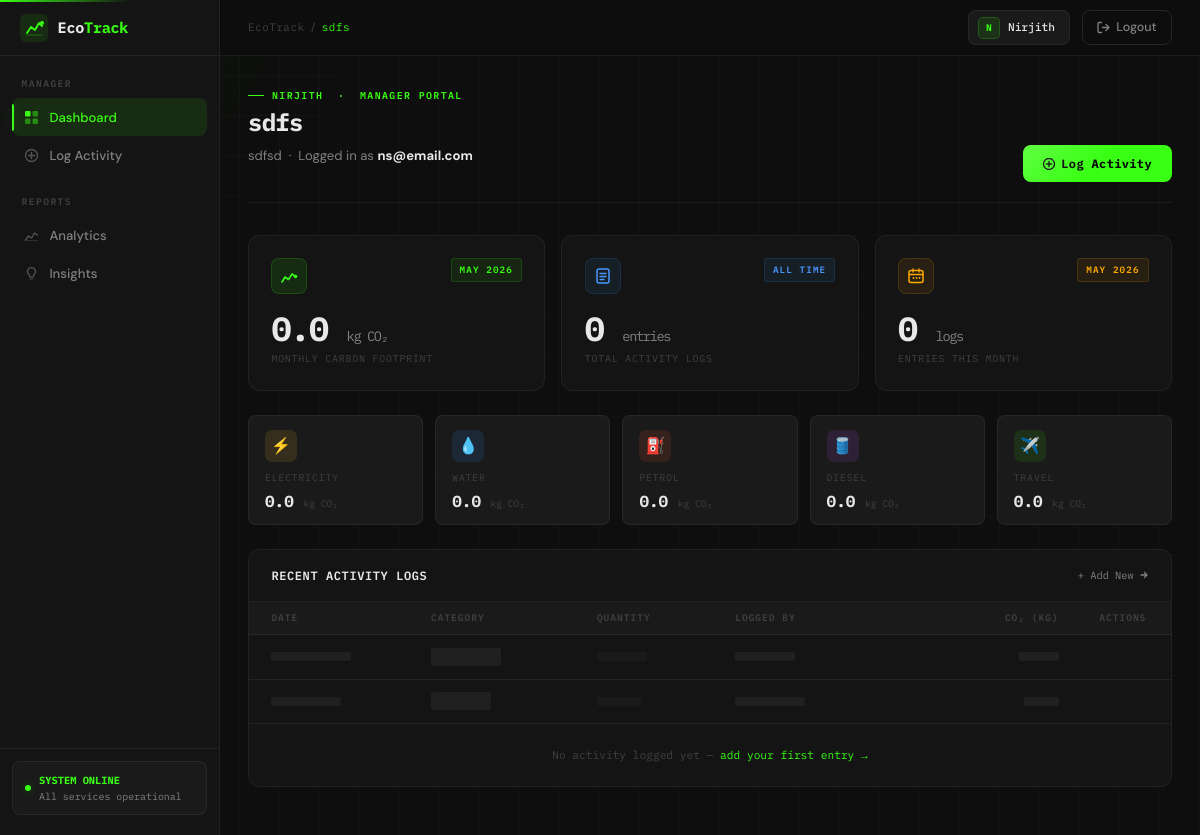
/manager/dashboard/ (signed in), run on an earlier commit of the app's database.
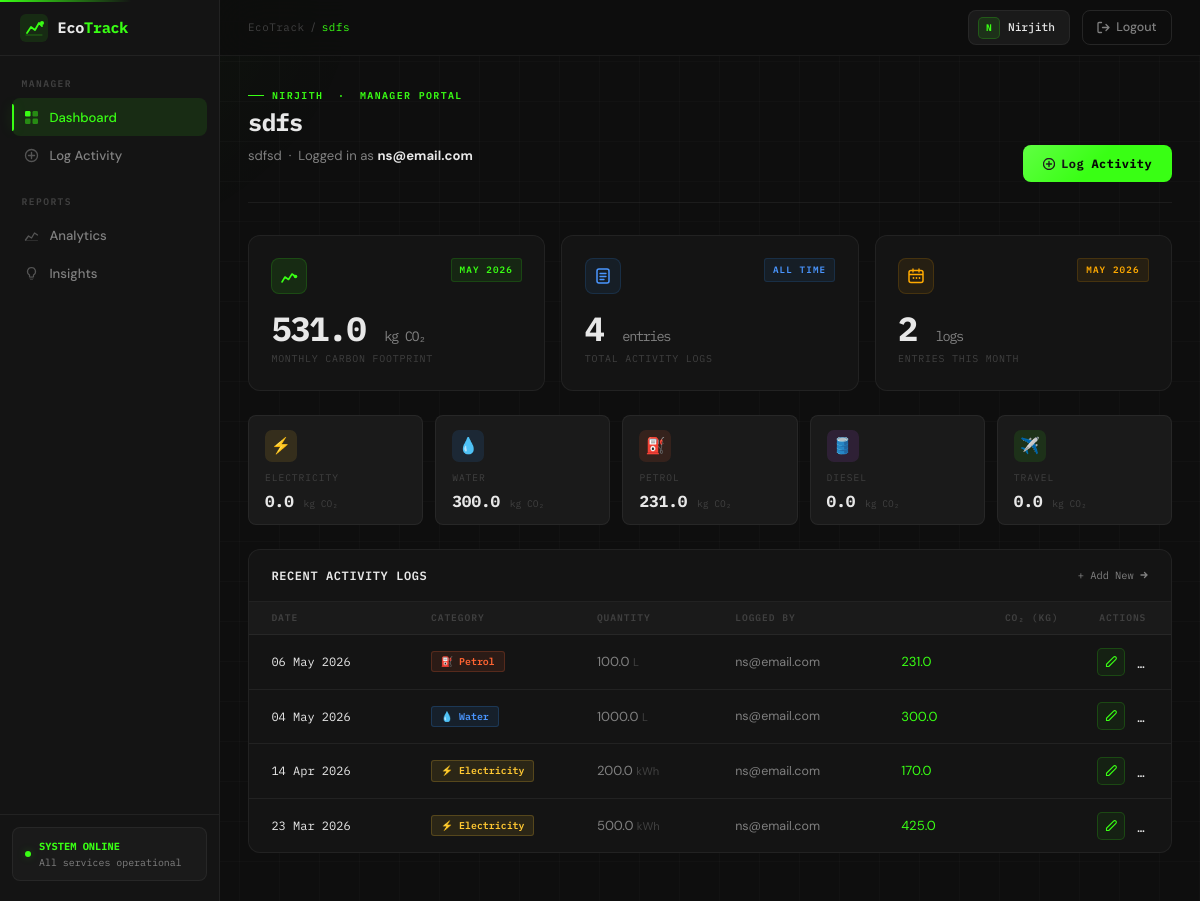
And on a later commit of the database.
### core/models.py (models this page shows, shortened)
class ActivityLog(models.Model):
    CATEGORY_CHOICES = [
        ('Electricity', 'Electricity'),
        ('Water',       'Water'),
        ('Petrol',      'Petrol'),
        ('Diesel',      'Diesel'),
        ('Travel',      'Travel'),
    ]
    EMISSION_FACTORS = {
        'Electricity': 0.85,   # kg CO₂ per kWh
        'Water':       0.30,   # kg CO₂ per litre
        'Petrol':      2.31,   # kg CO₂ per litre
        'Diesel':      2.68,   # kg CO₂ per litre
        'Travel':      0.18,   # kg CO₂ per km
    }
    department    = models.ForeignKey(
        Department, on_delete=models.CASCADE, related_name='activity_logs'
    )
    logged_by     = models.ForeignKey(
        User, on_delete=models.SET_NULL, null=True, related_name='activity_logs'
    )
    category      = models.CharField(max_length=20, choices=CATEGORY_CHOICES)
    quantity      = models.FloatField(help_text="Units consumed (kWh / litres / km)")
    emissions_amount = models.FloatField(
        editable=False,
        help_text="Auto-calculated: quantity × emission factor"
    )
    activity_date = models.DateField()
    date_recorded = models.DateTimeField(auto_now_add=True)
    class Meta:
        ordering = ['-activity_date', '-date_recorded']

### core/views.py (the view)
# urls.py: path('manager/dashboard/',    views.manager_dashboard, name='manager_dashboard'),
@login_required
def manager_dashboard(request):
    dept = Department.objects.filter(managed_by=request.user).first()
    if not dept:
        return redirect('dashboard')
    org_name = dept.organization.name if dept.organization else "EcoTrack"
    all_logs = ActivityLog.objects.filter(department=dept)
    now               = timezone.now()
    monthly_logs      = all_logs.filter(
        activity_date__year  = now.year,
        activity_date__month = now.month,
    )
    monthly_emissions = monthly_logs.aggregate(
        total=Sum('emissions_amount')
    )['total'] or 0.0
    categories = ['Electricity', 'Water', 'Petrol', 'Diesel', 'Travel']
    category_totals = {}
    for cat in categories:
        cat_total = monthly_logs.filter(category=cat).aggregate(
            total=Sum('emissions_amount')
        )['total'] or 0.0
        category_totals[cat] = round(cat_total, 2)
    recent_logs = all_logs[:10]
    return render(request, 'manager/dashboard.html', {
        'dept':              dept,
        'org_name':          org_name,
        'manager_name':      request.user.username,
        'monthly_emissions': round(monthly_emissions, 2),
        'log_count':         all_logs.count(),
        'monthly_count':     monthly_logs.count(),
        'category_totals':   category_totals,
        'recent_logs':       recent_logs,
        'current_month':     now.strftime('%B %Y'),
    })

### core/templates/manager/dashboard.html (shortened to what the changed rows need)
﻿{% extends 'manager/base_manager.html' %}
{% block content %}
<div class="page-header anim-fade-up">
    <div>
        <h1 class="page-title">{{ dept.name }}</h1>
    </div>
</div>
<div class="mgr-stat-grid">
    <div class="admin-card anim-fade-up anim-delay-1">
        <div class="card-body-eco">
            <div style="display:flex;align-items:flex-start;justify-content:space-between;margin-bottom:1.1rem;">
                <div style="width:36px;height:36px;background:var(--accent-dim);
                            border:1px solid rgba(57,255,20,0.15);border-radius:8px;
                            display:flex;align-items:center;justify-content:center;">
                </div>
                <span style="font-family:var(--font-mono);font-size:0.58rem;font-weight:600;
                             letter-spacing:0.12em;text-transform:uppercase;
                             padding:0.2rem 0.5rem;border-radius:3px;
                             background:rgba(57,255,20,0.08);border:1px solid rgba(57,255,20,0.15);
                             color:var(--accent);">{{ current_month }}</span>
            </div>
            <div style="font-family:var(--font-mono);font-size:2.1rem;font-weight:700;
                        letter-spacing:-0.04em;color:var(--text);line-height:1;margin-bottom:0.35rem;">
                {{ monthly_emissions }}
                <span style="font-size:0.85rem;color:var(--text-2);font-weight:400;">kg CO₂</span>
            </div>
            <div class="mono-label">Monthly Carbon Footprint</div>
        </div>
    </div>
    <div class="admin-card anim-fade-up anim-delay-2">
        <div class="card-body-eco">
            <div style="display:flex;align-items:flex-start;justify-content:space-between;margin-bottom:1.1rem;">
                <div style="width:36px;height:36px;background:rgba(50,150,255,0.08);
                            border:1px solid rgba(50,150,255,0.15);border-radius:8px;
                            display:flex;align-items:center;justify-content:center;">
                </div>
                <span style="font-family:var(--font-mono);font-size:0.58rem;font-weight:600;
                             letter-spacing:0.12em;text-transform:uppercase;
                             padding:0.2rem 0.5rem;border-radius:3px;
                             background:rgba(50,150,255,0.08);border:1px solid rgba(50,150,255,0.15);
                             color:#4a96ff;">ALL TIME</span>
            </div>
            <div style="font-family:var(--font-mono);font-size:2.1rem;font-weight:700;
                        letter-spacing:-0.04em;color:var(--text);line-height:1;margin-bottom:0.35rem;">
                {{ log_count }}
                <span style="font-size:0.85rem;color:var(--text-2);font-weight:400;">entries</span>
            </div>
            <div class="mono-label">Total Activity Logs</div>
        </div>
    </div>
    <div class="admin-card anim-fade-up anim-delay-3">
        <div class="card-body-eco">
            <div style="display:flex;align-items:flex-start;justify-content:space-between;margin-bottom:1.1rem;">
                <div style="width:36px;height:36px;background:rgba(255,170,0,0.08);
                            border:1px solid rgba(255,170,0,0.15);border-radius:8px;
                            display:flex;align-items:center;justify-content:center;">
                </div>
                <span style="font-family:var(--font-mono);font-size:0.58rem;font-weight:600;
                             letter-spacing:0.12em;text-transform:uppercase;
                             padding:0.2rem 0.5rem;border-radius:3px;
                             background:rgba(255,170,0,0.08);border:1px solid rgba(255,170,0,0.15);
                             color:var(--warning);">{{ current_month }}</span>
            </div>
            <div style="font-family:var(--font-mono);font-size:2.1rem;font-weight:700;
                        letter-spacing:-0.04em;color:var(--text);line-height:1;margin-bottom:0.35rem;">
                {{ monthly_count }}
                <span style="font-size:0.85rem;color:var(--text-2);font-weight:400;">logs</span>
            </div>
            <div class="mono-label">Entries This Month</div>
        </div>
    </div>
</div>
<div class="mgr-cat-grid anim-fade-up anim-delay-2">
    <div class="cat-card">
        <div class="cat-icon cat-icon-water">💧</div>
        <span class="cat-label">Water</span>
        <span class="cat-value">
            {{ category_totals.Water }}
            <span class="cat-unit">kg CO₂</span>
        </span>
    </div>
    <div class="cat-card">
        <div class="cat-icon cat-icon-petrol">⛽</div>
        <span class="cat-label">Petrol</span>
        <span class="cat-value">
            {{ category_totals.Petrol }}
            <span class="cat-unit">kg CO₂</span>
        </span>
    </div>
</div>
<div class="admin-card anim-fade-up anim-delay-3">
    <table class="act-table">
        <thead>
            <tr>
                <th class="act-th">Date</th>
                <th class="act-th">Category</th>
                <th class="act-th">Quantity</th>
                <th class="act-th">Logged By</th>
                <th class="act-th" style="text-align:right;padding-right:1.4rem;">CO₂ (kg)</th>
                <th class="act-th" style="text-align:center;width:90px;">Actions</th>
            </tr>
        </thead>
        <tbody>
            {% for log in recent_logs %}
            <tr class="act-tr">
                <td class="act-td">
                    <span style="font-family:var(--font-mono);font-size:0.75rem;">
                        {{ log.activity_date|date:"d M Y" }}
                    </span>
                </td>
                <td class="act-td">
                    <span class="cat-badge cat-badge-{{ log.category|lower }}">
                        {% if log.category == 'Electricity' %}⚡
                        {% elif log.category == 'Water' %}💧
                        {% elif log.category == 'Petrol' %}⛽
                        {% elif log.category == 'Diesel' %}🛢️
                        {% elif log.category == 'Travel' %}✈️
                        {% endif %}
                        {{ log.category }}
                    </span>
                </td>
                <td class="act-td" style="color:var(--text-2);">
                    {{ log.quantity }}
                    <span style="font-size:0.7rem;color:var(--text-3);">
                        {% if log.category == 'Electricity' %}kWh
                        {% elif log.category == 'Water' %}L
                        {% elif log.category == 'Travel' %}km
                        {% else %}L
                        {% endif %}
                    </span>
                </td>
                <td class="act-td" style="color:var(--text-2);font-size:0.78rem;">
                    {{ log.logged_by.username|default:"—" }}
                </td>
                <td class="act-td" style="color:var(--accent);">
                    {{ log.emissions_amount }}
                </td>
                <td class="act-td" style="text-align:center;white-space:nowrap;">
                    <a href="{% url 'edit_activity' log.id %}"
                       title="Edit"
                       style="display:inline-flex;align-items:center;justify-content:center;
                              width:28px;height:28px;border-radius:5px;
                              background:rgba(57,255,20,0.06);
                              border:1px solid rgba(57,255,20,0.18);
                              color:var(--accent);text-decoration:none;margin-right:0.3rem;
                              transition:background 0.15s,border-color 0.15s;"
                       onmouseover="this.style.background='rgba(57,255,20,0.16)';this.style.borderColor='rgba(57,255,20,0.4)'"
                       onmouseout="this.style.background='rgba(57,255,20,0.06)';this.style.borderColor='rgba(57,255,20,0.18)'">
                        <svg width="12" height="12" viewBox="0 0 16 16" fill="none">
                            <path d="M11.5 1.5a2.121 2.121 0 0 1 3 3L5 14H2v-3L11.5 1.5z"
                                  stroke="currentColor" stroke-width="1.5"
                                  stroke-linecap="round" stroke-linejoin="round" />
                        </svg>
                    </a>
                    <button type="button"
                            title="Delete"
                            onclick="openDeleteModal({{ log.id }}, '{% url 'delete_activity' log.id %}')"
                            style="display:inline-flex;align-items:center;justify-content:center;
                                   width:28px;height:28px;border-radius:5px;
                                   background:rgba(255,68,68,0.06);
                                   border:1px solid rgba(255,68,68,0.18);
                                   color:#ff4444;cursor:pointer;
                                   transition:background 0.15s,border-color 0.15s;">
                    </button>
                </td>
            </tr>
            {% empty %}
            <tr>
                <td class="act-td"><span class="skel" style="width:80px;height:9px;display:inline-block;"></span></td>
                <td class="act-td"><span class="skel" style="width:70px;height:18px;border-radius:3px;display:inline-block;"></span></td>
                <td class="act-td"><span class="skel" style="width:50px;height:9px;background:var(--surface-2);display:inline-block;"></span></td>
                <td class="act-td"><span class="skel" style="width:60px;height:9px;display:inline-block;"></span></td>
                <td class="act-td" style="text-align:right;padding-right:1.4rem;"><span class="skel" style="width:40px;height:9px;display:inline-block;"></span></td>
                <td class="act-td"></td>
            </tr>
            <tr>
                <td class="act-td"><span class="skel" style="width:70px;height:9px;display:inline-block;"></span></td>
                <td class="act-td"><span class="skel" style="width:60px;height:18px;border-radius:3px;display:inline-block;"></span></td>
                <td class="act-td"><span class="skel" style="width:45px;height:9px;background:var(--surface-2);display:inline-block;"></span></td>
                <td class="act-td"><span class="skel" style="width:70px;height:9px;display:inline-block;"></span></td>
                <td class="act-td" style="text-align:right;padding-right:1.4rem;"><span class="skel" style="width:35px;height:9px;display:inline-block;"></span></td>
                <td class="act-td"></td>
            </tr>
            <tr>
                <td colspan="6" style="padding:1.5rem;text-align:center;border-bottom:none;">
                    <span style="font-family:var(--font-mono);font-size:0.7rem;color:var(--text-3);">
                        No activity logged yet —
                        <a href="{% url 'add_activity' %}"
                           style="color:var(--accent);text-decoration:none;">add your first entry →</a>
                    </span>
                </td>
            </tr>
            {% endfor %}
        </tbody>
    </table>
</div>
{% endblock %}

What changed in the data, as far as the page shows it:
added ActivityLog: activity_date "06 May 2026", category "Petrol", quantity "100.0", shows "L", logged_by.username "ns@email.com", emissions_amount "231.0"
added ActivityLog: activity_date "04 May 2026", category "Water", quantity "1000.0", shows "L", logged_by.username "ns@email.com", emissions_amount "300.0"
added ActivityLog: activity_date "14 Apr 2026", category "Electricity", quantity "200.0", shows "kWh", logged_by.username "ns@email.com", emissions_amount "170.0"
added ActivityLog: activity_date "23 Mar 2026", category "Electricity", quantity "500.0", shows "kWh", logged_by.username "ns@email.com", emissions_amount "425.0"
Also different on the page:
{{ monthly_emissions }}: "0.0" → "531.0"
{{ log_count }}: "0" → "4"
{{ monthly_count }}: "0" → "2"
{{ category_totals.Water }}: "0.0" → "300.0"
{{ category_totals.Petrol }}: "0.0" → "231.0"
text no longer shown: "No activity logged yet — add your first entry →"
